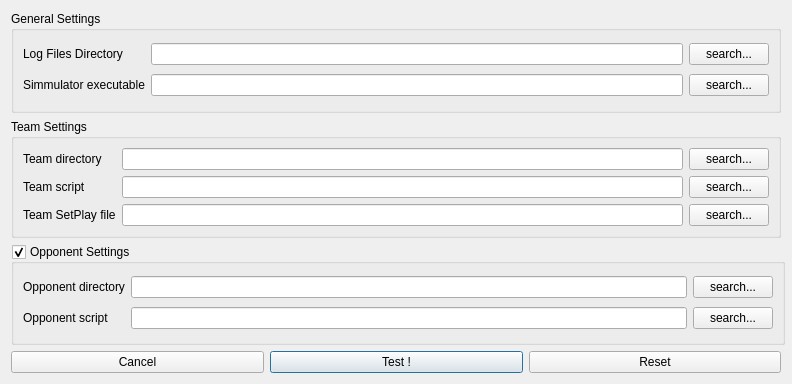
<?xml version="1.0" encoding="UTF-8"?>
<ui version="4.0">
 <class>SpTestRCSoccerSimConfigDialog</class>
 <widget class="QDialog" name="SpTestRCSoccerSimConfigDialog">
  <property name="windowModality">
   <enum>Qt::ApplicationModal</enum>
  </property>
  <property name="geometry">
   <rect>
    <x>0</x>
    <y>0</y>
    <width>792</width>
    <height>384</height>
   </rect>
  </property>
  <property name="minimumSize">
   <size>
    <width>792</width>
    <height>384</height>
   </size>
  </property>
  <property name="maximumSize">
   <size>
    <width>792</width>
    <height>384</height>
   </size>
  </property>
  <property name="windowTitle">
   <string>Team configurations for 2D test game...</string>
  </property>
  <layout class="QGridLayout" name="gridLayout">
   <item row="1" column="0" colspan="3">
    <widget class="QGroupBox" name="groupBox_2">
     <property name="sizePolicy">
      <sizepolicy hsizetype="Minimum" vsizetype="Minimum">
       <horstretch>0</horstretch>
       <verstretch>0</verstretch>
      </sizepolicy>
     </property>
     <property name="title">
      <string>Team Settings</string>
     </property>
     <layout class="QGridLayout" name="gridLayout_3">
      <item row="3" column="0">
       <widget class="QLabel" name="label_4">
        <property name="text">
         <string>Team script</string>
        </property>
       </widget>
      </item>
      <item row="3" column="1">
       <widget class="QLineEdit" name="teamScriptPathLine"/>
      </item>
      <item row="3" column="2">
       <widget class="QPushButton" name="teamScriptButton">
        <property name="text">
         <string>search...</string>
        </property>
       </widget>
      </item>
      <item row="6" column="1">
       <widget class="QLineEdit" name="teamSetPlayFilePathLine"/>
      </item>
      <item row="6" column="2">
       <widget class="QPushButton" name="teamSetPlayFileButton">
        <property name="text">
         <string>search...</string>
        </property>
       </widget>
      </item>
      <item row="2" column="1">
       <widget class="QLineEdit" name="teamDirectoryPathLine"/>
      </item>
      <item row="2" column="0">
       <widget class="QLabel" name="label_3">
        <property name="text">
         <string>Team directory</string>
        </property>
       </widget>
      </item>
      <item row="2" column="2">
       <widget class="QPushButton" name="teamDirectoryButton">
        <property name="text">
         <string>search...</string>
        </property>
       </widget>
      </item>
      <item row="6" column="0">
       <widget class="QLabel" name="label_5">
        <property name="text">
         <string>Team SetPlay file</string>
        </property>
       </widget>
      </item>
     </layout>
    </widget>
   </item>
   <item row="0" column="0" colspan="3">
    <widget class="QGroupBox" name="groupBox_3">
     <property name="title">
      <string>General Settings</string>
     </property>
     <layout class="QGridLayout" name="gridLayout_4">
      <item row="0" column="0">
       <widget class="QLabel" name="label">
        <property name="text">
         <string>Log Files Directory</string>
        </property>
       </widget>
      </item>
      <item row="0" column="1">
       <widget class="QLineEdit" name="logFilesDirectoryPathLine"/>
      </item>
      <item row="0" column="2">
       <widget class="QPushButton" name="logFilesDirectoryButton">
        <property name="text">
         <string>search...</string>
        </property>
       </widget>
      </item>
      <item row="1" column="0">
       <widget class="QLabel" name="label_2">
        <property name="text">
         <string>Simmulator executable</string>
        </property>
       </widget>
      </item>
      <item row="1" column="1">
       <widget class="QLineEdit" name="simulatorExecutablePathLine"/>
      </item>
      <item row="1" column="2">
       <widget class="QPushButton" name="simulatorExecutableButton">
        <property name="text">
         <string>search...</string>
        </property>
       </widget>
      </item>
     </layout>
    </widget>
   </item>
   <item row="3" column="0" colspan="3">
    <widget class="QGroupBox" name="opponentGroup">
     <property name="sizePolicy">
      <sizepolicy hsizetype="Minimum" vsizetype="Minimum">
       <horstretch>0</horstretch>
       <verstretch>0</verstretch>
      </sizepolicy>
     </property>
     <property name="minimumSize">
      <size>
       <width>774</width>
       <height>96</height>
      </size>
     </property>
     <property name="title">
      <string>Opponent Settings</string>
     </property>
     <property name="checkable">
      <bool>true</bool>
     </property>
     <layout class="QGridLayout" name="gridLayout_2">
      <property name="margin">
       <number>9</number>
      </property>
      <item row="1" column="1">
       <widget class="QLineEdit" name="opponentScriptPathLine"/>
      </item>
      <item row="1" column="0">
       <widget class="QLabel" name="label_9">
        <property name="text">
         <string>Opponent script</string>
        </property>
       </widget>
      </item>
      <item row="1" column="2">
       <widget class="QPushButton" name="opponentScriptButton">
        <property name="text">
         <string>search...</string>
        </property>
       </widget>
      </item>
      <item row="0" column="0">
       <widget class="QLabel" name="label_6">
        <property name="text">
         <string>Opponent directory</string>
        </property>
       </widget>
      </item>
      <item row="0" column="1">
       <widget class="QLineEdit" name="opponentDirectoryPathLine"/>
      </item>
      <item row="0" column="2">
       <widget class="QPushButton" name="opponentDirectoryButton">
        <property name="text">
         <string>search...</string>
        </property>
       </widget>
      </item>
     </layout>
    </widget>
   </item>
   <item row="5" column="0">
    <widget class="QPushButton" name="cancelButton">
     <property name="text">
      <string>Cancel</string>
     </property>
    </widget>
   </item>
   <item row="5" column="2">
    <widget class="QPushButton" name="resetButton">
     <property name="text">
      <string>Reset</string>
     </property>
    </widget>
   </item>
   <item row="5" column="1">
    <widget class="QPushButton" name="testButton">
     <property name="text">
      <string>Test !</string>
     </property>
     <property name="default">
      <bool>true</bool>
     </property>
    </widget>
   </item>
  </layout>
 </widget>
 <tabstops>
  <tabstop>logFilesDirectoryPathLine</tabstop>
  <tabstop>logFilesDirectoryButton</tabstop>
  <tabstop>simulatorExecutablePathLine</tabstop>
  <tabstop>simulatorExecutableButton</tabstop>
  <tabstop>teamDirectoryPathLine</tabstop>
  <tabstop>teamDirectoryButton</tabstop>
  <tabstop>teamScriptPathLine</tabstop>
  <tabstop>teamScriptButton</tabstop>
  <tabstop>teamSetPlayFilePathLine</tabstop>
  <tabstop>teamSetPlayFileButton</tabstop>
  <tabstop>opponentGroup</tabstop>
  <tabstop>opponentDirectoryPathLine</tabstop>
  <tabstop>opponentDirectoryButton</tabstop>
  <tabstop>opponentScriptPathLine</tabstop>
  <tabstop>opponentScriptButton</tabstop>
  <tabstop>cancelButton</tabstop>
 </tabstops>
 <resources/>
 <connections/>
</ui>
